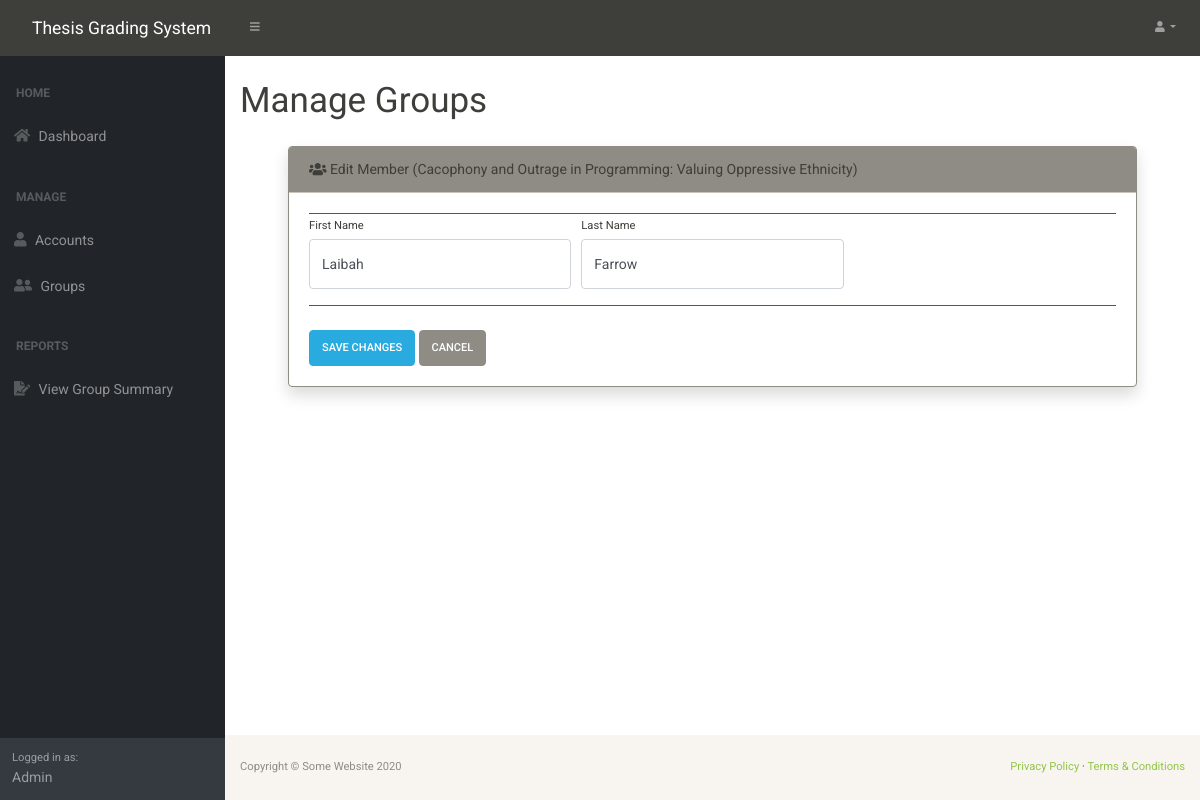
The page /GroupManagement/EditMember.php?id=13 (signed in) on the database its author committed.
### tables this page shows
CREATE TABLE `groups` (
  `Id` int(11) NOT NULL,
  `Thesis_Title` varchar(255) DEFAULT NULL,
  `Section` varchar(3) NOT NULL
);

CREATE TABLE `students` (
  `Id` int(11) NOT NULL,
  `Firstname` varchar(255) NOT NULL,
  `Lastname` varchar(255) NOT NULL,
  `Group_Id` int(11) NOT NULL
);

### Backend/classes/DBHandler.php (called while the page is built, shortened)
<?php
require_once("Student.php");
require_once("Group.php");
class DBHandler
{
	static private $server = "localhost";
	static private $s_username = "root";
	static private $s_pass = "";
	static private $dbName = "thesis-grading-system-db";
	public static function GetGroup($id){
		$connection = new mysqli(self::$server, self::$s_username, self::$s_pass, self::$dbName);
		$stmt = $connection->prepare("SELECT *  FROM Groups WHERE Id = ?");
		$stmt->bind_param('d', $id);
		$stmt->execute();
		$res = $stmt->get_result();
		if($res->num_rows > 0){
			$row = $res->fetch_assoc();
			$id = $row['Id'];
			$title = $row['Thesis_Title'];
			$section = $row['Section'];
			$group = Group::Create($id, $title, $section);
			return $group;
		}
		else{
			return NULL;
		}
	}
	public static function GetStudent($id){
		$connection = new mysqli(self::$server, self::$s_username, self::$s_pass, self::$dbName);
		$stmt = $connection->prepare("SELECT *  FROM Students WHERE Id = ?");
		$stmt->bind_param("d", $id);
		$stmt->execute();
		$res = $stmt->get_result();
		if($res->num_rows > 0){
			$row = $res->fetch_assoc();
			$id = $row['Id'];
			$firstname = $row['Firstname'];
			$lastname = $row['Lastname'];
			$groupid = $row['Group_Id'];
			$student= Student::Create($id, $firstname,$lastname,$groupid);
			return $student;
		}
		else{
			return NULL;
		}
	}
}
?>

### Backend/classes/Group.php (called while the page is built, shortened)
<?php
class Group{
	public static function Create($_id, $_title, $_section){
		$g = new Group();
		$g->id = $_id;
		$g->title = $_title;
		$g->section = $_section;
		return $g;
	}
}
?>

### Backend/classes/Student.php (called while the page is built, shortened)
<?php
class Student{
	public static function Create($_id, $_firstname,$_lastname, $_groupid){
		$s = new Student();
		$s->id = $_id;
		$s->firstname = $_firstname;
		$s->lastname = $_lastname;
		$s->groupid = $_groupid;
		return $s;
	}
}
?>

### GroupManagement/EditMember.php (the view, shortened to what this page needs)
<?php
require_once("../Backend/classes/DBHandler.php");
require_once("../Backend/classes/Group.php");
require_once("../Backend/classes/Student.php");
$student = DBHandler::GetStudent($_GET['id']);
$group = DBHandler::GetGroup($student->groupid);
?>
<!DOCTYPE html>
<html lang="en">
    <head>
        <link href="../css/styles.css" rel="stylesheet" />
        <link href="../css/bootstrap-sandstone.min.css" rel="stylesheet" />
    </head>
    <body class="sb-nav-fixed">
         <?php include("../PartialViews/Navbar.php")?>
        <div id="layoutSidenav">
            <?php include("../PartialViews/SideNav.php");?>
            <div id="layoutSidenav_content">
                <main>
                    <div class="container-fluid">
                        <h1 class="mt-4">Manage Groups</h1>
                         <div class="card my-4 mx-5 shadow border-secondary">
                            <div class="card-header bg-secondary"><i class="fas fa-users"></i> Edit Member (<?=$group->title?>)</div>
                            <div class="card-body">
                                <div>
                                    <form action ="../Backend/GroupController/update_member_to_db.php" method="POST">
                                        <div class="border-top border-bottom border-primary" id="memberContainer">
                                                <div class = 'form-row align-items-center'>
                                                    <div class="col-md-4">
                                                        <div class="form-group">
                                                            <label class="small mb-1" for="inputFirstName">First Name</label>
                                                            <input class="form-control py-4" id="inputFirstName" type="text" value = "<?=$student->firstname?>" name = "Firstname"/>
                                                        </div>
                                                    </div>
                                                    <div class="col-md-4">
                                                        <div class="form-group">
                                                            <label class="small mb-1" for="inputLastName">Last Name</label>
                                                            <input class="form-control py-4" id="inputLastName" type="text" value="<?=$student->lastname?>" name = "Lastname" />
                                                        </div>
                                                    </div>
                                                </div>
                                        </div>
                                        <div class="form-group mt-4 mb-0">
                                            <button type = 'submit' class = 'btn btn-info'>Save Changes</button>
                                            <a class="btn btn-secondary" role="button" href="GroupDetails.php?id=<?=$group->id?>">Cancel</a>
                                        </div>
                                    </form>
                                </div>
                            </div>
                        </div>
                    </div>
                </main>
                <?php include("../PartialViews/Footer.php"); ?>
            </div>
        </div>
    </body>
</html>

### rows shown on the page
groups: Thesis_Title "Cacophony and Outrage in Programming: Valuing Oppressive Ethnicity"
students: Firstname "Laibah", Lastname "Farrow"

### other values the page prints
$_SESSION["Account"]->rolename "Admin"
